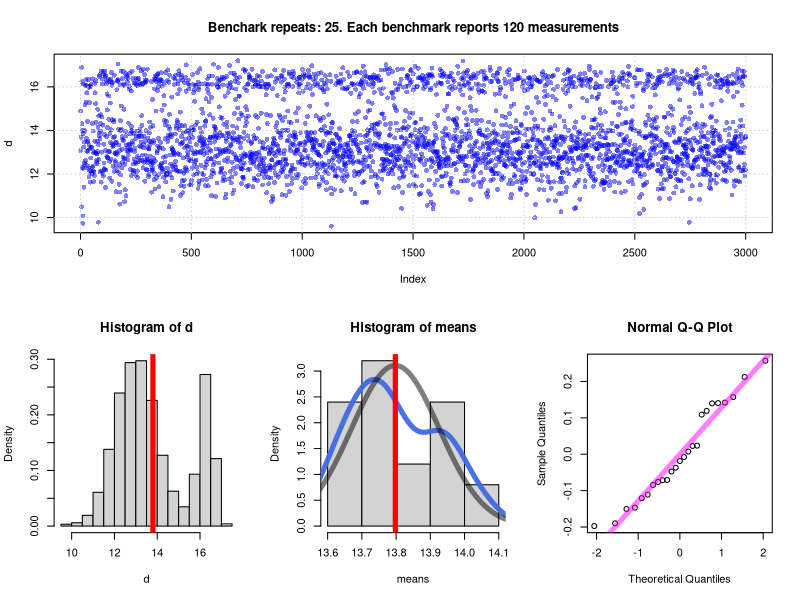

Write the R code that produced this figure.
# Copyright (C) 2025 Advanced Micro Devices, Inc. All rights reserved.
#
# Redistribution and use in source and binary forms, with or without
# modification, are permitted provided that the following conditions are met: 1.
# Redistributions of source code must retain the above copyright notice, this
# list of conditions and the following disclaimer. 2. Redistributions in binary
# form must reproduce the above copyright notice, this list of conditions and
# the following disclaimer in the documentation and/or other materials provided
# with the distribution. 3. Neither the name of the copyright holder nor the
# names of its contributors may be used to endorse or promote products derived
# from this software without specific prior written permission.
#
# THIS SOFTWARE IS PROVIDED BY THE COPYRIGHT HOLDERS AND CONTRIBUTORS "AS IS"
# AND ANY EXPRESS OR IMPLIED WARRANTIES, INCLUDING, BUT NOT LIMITED TO, THE
# IMPLIED WARRANTIES OF MERCHANTABILITY AND FITNESS FOR A PARTICULAR PURPOSE ARE
# DISCLAIMED. IN NO EVENT SHALL THE COPYRIGHT HOLDER OR CONTRIBUTORS BE LIABLE
# FOR ANY DIRECT, INDIRECT, INCIDENTAL, SPECIAL, EXEMPLARY, OR CONSEQUENTIAL
# DAMAGES (INCLUDING, BUT NOT LIMITED TO, PROCUREMENT OF SUBSTITUTE GOODS OR
# SERVICES; LOSS OF USE, DATA, OR PROFITS; OR BUSINESS INTERRUPTION) HOWEVER
# CAUSED AND ON ANY THEORY OF LIABILITY, WHETHER IN CONTRACT, STRICT LIABILITY,
# OR TORT (INCLUDING NEGLIGENCE OR OTHERWISE) ARISING IN ANY WAY OUT OF THE USE
# OF THIS SOFTWARE, EVEN IF ADVISED OF THE POSSIBILITY OF SUCH DAMAGE.
#

# Data generator for
# 1. Regime change data, and
# 2. Compare two populations

# See bottom of script for driver

# No changes beyond this point ############

rm(list=ls())

# Warm-up functions
w_none <- function(n, A=0, c=0, w=0) {
  return(rep(0, n))
}

w_warmup <- function(n, A=2, c=200, w=200) {
  # t > 0  : time steps
  # A >= 0 : amplitude
  # c>0    : time it's cold
  # w>0    : time it takes to warm up
  # signal amplitude goes to zero at time c+w onward
  # c+w <= n
  es = seq(0, 10, length.out=w)
  e = exp(es - 5)
  ew = (A / 2 ) * (1 - (e - 1) / (e + 1))
  s = rep(NA, n)
  s[1:c] = A
  s[(c+1):(c+w)] = ew
  s[(c+w+1):n] = 0
  return(s)
}


# Generators ####
# Use binormal with hp$rate=1
generator.normal <- function(hp, m, samplesm, warm=list(gen=none, A=0, c=0, w=0)) {
  n = m * samplesm
  obs = rep(0, n)
  for (i in seq(m)) {
    gidx = seq((i - 1) * samplesm + 1, i * samplesm)
    obs[gidx] = rnorm(samplesm, mean = hp$mean, sd = hp$sd)
  }
  w = warm$gen(n=n, A=warm$A, c=warm$c, w=warm$w)
  wname = sprintf("WarmA%2.3f_c%i_w_%i", warm$A, warm$c, warm$w)
  l = list(d = w+sample(obs), name=sprintf('Norm_m%2.3f_s%2.3f_%s', hp$mean, hp$sd, wname))
  return(l)
}

generator.exp <- function(hp, m, samplesm, warm=list(gen=none, A=0, c=0, w=0)) {
  n = m * samplesm
  obs = rep(0, n)
  for (i in seq(m)) {
    gidx = seq((i - 1) * samplesm + 1, i * samplesm)
    obs[gidx] = hp$bump + rexp(samplesm, rate = hp$rate)
  }
  w = warm$gen(n=n, A=warm$A, c=warm$c, w=warm$w)
  wname = sprintf("WarmA%2.3f_c%i_w_%i", warm$A, warm$c, warm$w)
  l = list(d = w+sample(obs), name=sprintf('Exp_rate%2.3f_bump=%2.3f_%s', hp$rate, hp$bump, wname))
  return(l)
}

generator.binormal <- function(hp, m, samplesm, warm=list(gen=none, A=0, c=0, w=0)) {
  n = m * samplesm
  obs = rep(0, n)
  for (i in seq(m)) {
    gidx = seq((i - 1) * samplesm + 1, i * samplesm)
    primary = ifelse(runif(1) < hp$frac, 1, 0)
    secondary = !primary
    hm = hp$m + secondary * hp$m.sec
    hs = (primary * hp$sd) + (secondary * hp$sd.sec)
    obs[gidx] = rnorm(samplesm, mean = hm, sd = hs)
  }
  w = warm$gen(n=n, A=warm$A, c=warm$c, w=warm$w)
  wname = sprintf("WarmA%2.3f_c%i_w_%i", warm$A, warm$c, warm$w)
  l = list(d = w+sample(obs), name=sprintf('BIN_Fr%2.3f_mpri%2.3f_spri%2.3f_msec%2.3f_ssec%2.3f_%s', hp$frac, hp$m, hp$sd, hp$m.sec, hp$sd.sec, wname))
  return(l)
}

generate_data_set <- function(generator = generator.normal,
                              hp = list(mean=1, sd=0.64),
                              m = 20,
                              samplesm = 100,
                              warm = list(gen=none, A=0, c=0, w=0),
                              save = FALSE,
                              saveplot = FALSE, debug = FALSE, prefix='') {
  
  # m = 50 # number of times to repeat a benchmark
  # samplesm = 300 # number of times each benchmark measures the API
  n <- m * samplesm
  
  gen <- generator(hp=hp, m=m, samplesm=samplesm, warm=warm)
  d <- gen$d
  gname <- gen$name
  name = sprintf("%sbm_n%i_Gen%s", prefix, n, gname)
  means = rep(0, m)
  # print(match.call())
  
  if (saveplot) {
    print(sprintf("saving PLOT in %s.png", name))
    png(file = sprintf("%s.png", name), width = 1200, height = 500)
  }
  
  if (debug) {
    layout(matrix(c(1, 1, 1, 2, 3, 4), 2, 3, byrow = TRUE))
    plot(d, pch = 16, col = adjustcolor("blue", alpha.f = 0.5))
    grid()
    title(
      sprintf(
        "Benchark repeats: %i. Each benchmark reports %i measurements",
        m,
        samplesm
      )
    )
    hist(d, freq = FALSE)
    abline(v = mean(d),
           col = "red",
           lwd = 5)
    
    for (i in seq(m)) {
      gidx = seq((i - 1) * samplesm + 1, i * samplesm)
      means[i] = mean(d[gidx])
    }
    hm = mean(means)
    hs = sd(means)
    
    de <- density(means)
    dn <- list(x = de$x, y = dnorm(x = de$x, mean = hm, sd = hs))
    hist(means, freq = !TRUE)
    lines(de,
          col = adjustcolor("royalblue", alpha.f = 0.95),
          lwd = 5)
    lines(dn, col = adjustcolor("black", alpha.f = 0.5), lwd = 5)
    abline(v = hm,
           col = "red",
           lwd = 5)
    
    qqnorm(y = means - hm)
    abline(
      a = 0,
      b = hs,
      col = adjustcolor("magenta", alpha.f = 0.5),
      lwd = 5
    )
  } else {
    layout(matrix(1, 1, 1))
    plot(d,
         pch = 16,
         col = adjustcolor("royalblue", alpha.f = 0.5))
    title(sprintf(
      "Benchark generator %s with %i measurements",
      gname,
      m * samplesm
    ))
    grid()
  }
  if (save) {
    # save the benchmark numbers
    name = sprintf("%s.csv", name)
    print(sprintf("saving data in %s", name))
    write.csv(d, file=name,row.names = F)
  }
  if (saveplot) {
    dev.off()
  }
}


# Driver #####

easy_warmup <- list(gen=w_warmup, A=2, c=200, w=200)
hard_warmup <- list(gen=w_warmup, A=0.76, c=200, w=1300)
none <- list(gen=w_none, A=0, c=0, w=0)

 # save also a graph of the data
#generate_data_set(generator = generator.normal, hp = list(mean=12.3, sd=0.34),m = 25,samplesm = 101,warm = none,save = T,saveplot = saveplot)
#generate_data_set(generator = generator.normal, hp = list(mean=11.8, sd=0.64),m = 20,samplesm = 100,warm = hard_warmup,save = T,saveplot = saveplot)
#generate_data_set(generator = generator.exp, hp = list(rate=0.8, bump=10),m = 20,samplesm = 100,warm = hard_warmup,save = T,saveplot = saveplot) # bm_n2000_GenExp_rate0.800_bump=10.000_WarmA0.760_c200_w_1300.csv
#generate_data_set(generator = generator.binormal, hp = list(frac=0.85, m=10, sd=1, m.sec=15, sd.sec=0.7),m = 20,samplesm = 100,warm = hard_warmup,save = T,saveplot = saveplot)
#generate_data_set(generator = generator.binormal, hp = list(frac=0.85, m=10, sd=1, m.sec=16, sd.sec=0.7),m = 20,samplesm = 100,warm = easy_warmup,save = T,saveplot = saveplot)
# generate_data_set(generator = generator.normal, hp = list(mean=12.3, sd=0.34),m = 25,samplesm = 101,warm = easy_warmup,save = T,saveplot = saveplot)
# generate_data_set(generator = generator.binormal, hp = list(frac=0.8, m=13, sd=1, m.sec=5.3, sd.sec=1.6),m = 25,samplesm = 120,warm = none, debug=T)
generate_data_set(generator = generator.binormal, hp = list(frac=0.8, m=13, sd=1, m.sec=3.3, sd.sec=0.3),m = 25,samplesm = 120,warm = none, debug=T)

# Regime change data-sets
saveplot=T
do_regime_chg = F # Save data?
if (do_regime_chg) {
  generate_data_set(generator = generator.binormal, hp = list(frac=1, m=12.3, sd=0.34, m.sec=0, sd.sec=0),m = 25,samplesm = 101,warm = easy_warmup,save = T,saveplot = saveplot) # bm_n2525_GenBIN_Fr1.000_mpri12.300_spri0.340_msec0.000_ssec0.000_WarmA2.000_c200_w_200.csv
  generate_data_set(generator = generator.binormal, hp = list(frac=0.9, m=10.3, sd=0.54, m.sec=2, sd.sec=0.33),m = 25,samplesm = 111,warm = hard_warmup,save = T,saveplot = saveplot) # bm_n2775_GenBIN_Fr0.900_mpri10.300_spri0.540_msec2.000_ssec0.330_WarmA0.760_c200_w_1300.csv
  generate_data_set(generator = generator.binormal, hp = list(frac=0.95, m=15.3, sd=0.4, m.sec=1, sd.sec=1.33),m = 30,samplesm = 200,warm = none,save = T,saveplot = saveplot)# bm_n6000_GenBIN_Fr0.950_mpri15.300_spri0.400_msec1.000_ssec1.330_WarmA0.000_c0_w_0.csv
  generate_data_set(generator = generator.binormal, hp = list(frac=0.5, m=5.3, sd=0.6, m.sec=3, sd.sec=0.1),m = 28,samplesm = 131,warm = easy_warmup,save = T,saveplot = saveplot) # bm_n3668_GenBIN_Fr0.500_mpri5.300_spri0.600_msec3.000_ssec0.100_WarmA2.000_c200_w_200.csv
  generate_data_set(generator = generator.binormal, hp = list(frac=0.5, m=3, sd=0.2, m.sec=5.3, sd.sec=0.6),m = 15,samplesm = 120,warm = hard_warmup,save = T,saveplot = saveplot) # bm_n1800_GenBIN_Fr0.500_mpri3.000_spri0.200_msec5.300_ssec0.600_WarmA0.760_c200_w_1300.csv
  generate_data_set(generator = generator.binormal, hp = list(frac=0.3, m=13, sd=1, m.sec=5.3, sd.sec=1.6),m = 25,samplesm = 120,warm = hard_warmup,save = T,saveplot = saveplot) # bm_n3000_GenBIN_Fr0.300_mpri13.000_spri1.000_msec5.300_ssec1.600_WarmA0.760_c200_w_1300.csv
  generate_data_set(generator = generator.binormal, hp = list(frac=0.3, m=13, sd=1, m.sec=5.3, sd.sec=1.6),m = 25,samplesm = 120,warm = easy_warmup,save = T,saveplot = saveplot) # bm_n3000_GenBIN_Fr0.300_mpri13.000_spri1.000_msec5.300_ssec1.600_WarmA2.000_c200_w_200.csv
  generate_data_set(generator = generator.binormal, hp = list(frac=0.3, m=10.1, sd=2, m.sec=2.3, sd.sec=1.3),m = 17,samplesm = 130,warm = none,save = T,saveplot = saveplot) # bm_n2210_GenBIN_Fr0.300_mpri10.100_spri2.000_msec2.300_ssec1.300_WarmA0.000_c0_w_0.csv
}

# Compare two API (and determine regression) data-sets 
do_cmp = F
if (do_cmp) { # Save data?
  # GEMM Same
  prefix = 'set_gemm_v1_vs_v2/gemm_v1_'
  generate_data_set(generator = generator.exp, hp = list(rate=0.8, bump=10),m = 20,samplesm = 100,warm = hard_warmup,save = T,saveplot = saveplot, prefix=prefix) 
  prefix = 'set_gemm_v1_vs_v2/gemm_v2_'
  generate_data_set(generator = generator.exp, hp = list(rate=0.6, bump=9.9),m = 19,samplesm = 110,warm = easy_warmup,save = T,saveplot = saveplot, prefix=prefix) 
  # GEMM Diff
  prefix = 'set_gemm_v1_vs_v3/gemm_v1_'
  generate_data_set(generator = generator.exp, hp = list(rate=5, bump=3),m = 15,samplesm = 120,warm = hard_warmup,save = T,saveplot = saveplot, prefix=prefix) 
  prefix = 'set_gemm_v1_vs_v3/gemm_v3_'
  generate_data_set(generator = generator.exp, hp = list(rate=6, bump=2.75),m = 22,samplesm = 90,warm = easy_warmup,save = T,saveplot = saveplot, prefix=prefix)
  
  # TRSV Same
  prefix = 'set_trsv_v1_vs_v2/trsv_v1_'
  generate_data_set(generator = generator.binormal, hp = list(frac=0.8, m=13, sd=1, m.sec=5.3, sd.sec=1.6),m = 27,samplesm = 120,warm = none, debug=F, save=T,saveplot=saveplot,prefix = prefix)
  prefix = 'set_trsv_v1_vs_v2/trsv_v2_'
  generate_data_set(generator = generator.binormal, hp = list(frac=0.8, m=13, sd=1, m.sec=3.3, sd.sec=0.3),m = 25,samplesm = 120,warm = none, debug=F, save=T,saveplot=saveplot,prefix = prefix)
  
  prefix = 'set_trsv_v1_vs_v3/trsv_v1_'
  generate_data_set(generator = generator.binormal, hp = list(frac=0.8, m=12, sd=1.1, m.sec=4.3, sd.sec=1.6),m = 28,samplesm = 130,warm = hard_warmup, debug=F, save=T,saveplot=saveplot,prefix = prefix)
  prefix = 'set_trsv_v1_vs_v3/trsv_v3_'
  generate_data_set(generator = generator.binormal, hp = list(frac=0.9, m=15, sd=0.8, m.sec=1.5, sd.sec=0.01),m = 23,samplesm = 110,warm = hard_warmup, debug=F, save=T,saveplot=saveplot,prefix = prefix)
  
  prefix = 'set_elastic_vs_kt/kt_'
  generate_data_set(generator = generator.binormal, hp = list(frac=0.6, m=12, sd=1.1, m.sec=2.3, sd.sec=0.6),m = 31,samplesm = 130,warm = none, debug=F, save=T,saveplot=saveplot,prefix = prefix)
  prefix = 'set_elastic_vs_kt/elastic_'
  generate_data_set(generator = generator.binormal, hp = list(frac=1, m=16, sd=0.53, m.sec=0, sd.sec=0),m = 29,samplesm = 90,warm = none, debug=F, save=T,saveplot=saveplot,prefix = prefix)
  
  prefix = 'set_vect372/run_a_'
  generate_data_set(generator = generator.binormal, hp = list(frac=1, m=16, sd=0.53, m.sec=0, sd.sec=0),m = 29,samplesm = 90,warm = hard_warmup, debug=F, save=T,saveplot=saveplot,prefix = prefix)
  prefix = 'set_vect372/run_b_'
  generate_data_set(generator = generator.binormal, hp = list(frac=1, m=16, sd=0.53, m.sec=0, sd.sec=0),m = 29,samplesm = 90,warm = none, debug=F, save=T,saveplot=saveplot,prefix = prefix)
  
  prefix = 'set_vect455/run_a_'
  generate_data_set(generator = generator.binormal, hp = list(frac=1, m=7, sd=1.53, m.sec=0, sd.sec=0),m = 31,samplesm = 95,warm = hard_warmup, debug=F, save=T,saveplot=saveplot,prefix = prefix)
  
  prefix = 'set_vect455/run_b_'
  generate_data_set(generator = generator.binormal, hp = list(frac=1, m=7, sd=1.53, m.sec=0, sd.sec=0),m = 31,samplesm = 95,warm = easy_warmup, debug=F, save=T,saveplot=saveplot,prefix = prefix)
  }
